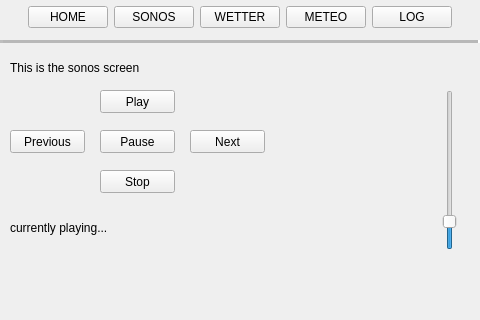
<?xml version="1.0" encoding="UTF-8"?>
<ui version="4.0">
 <class>MainWindow</class>
 <widget class="QMainWindow" name="MainWindow">
  <property name="geometry">
   <rect>
    <x>0</x>
    <y>0</y>
    <width>480</width>
    <height>320</height>
   </rect>
  </property>
  <property name="minimumSize">
   <size>
    <width>480</width>
    <height>320</height>
   </size>
  </property>
  <property name="maximumSize">
   <size>
    <width>480</width>
    <height>320</height>
   </size>
  </property>
  <property name="windowTitle">
   <string>SonosController</string>
  </property>
  <property name="windowOpacity">
   <double>1.000000000000000</double>
  </property>
  <property name="animated">
   <bool>true</bool>
  </property>
  <widget class="QWidget" name="centralwidget">
   <widget class="QWidget" name="verticalLayoutWidget">
    <property name="geometry">
     <rect>
      <x>0</x>
      <y>0</y>
      <width>481</width>
      <height>51</height>
     </rect>
    </property>
    <layout class="QVBoxLayout" name="verticalLayout">
     <item>
      <layout class="QHBoxLayout" name="TopSelectionBar">
       <item>
        <spacer name="horizontalSpacer_2">
         <property name="orientation">
          <enum>Qt::Horizontal</enum>
         </property>
         <property name="sizeHint" stdset="0">
          <size>
           <width>40</width>
           <height>20</height>
          </size>
         </property>
        </spacer>
       </item>
       <item>
        <widget class="QPushButton" name="BT_openHomeScreen">
         <property name="text">
          <string>HOME</string>
         </property>
        </widget>
       </item>
       <item>
        <widget class="QPushButton" name="BT_openSonosScreen">
         <property name="text">
          <string>SONOS</string>
         </property>
        </widget>
       </item>
       <item>
        <widget class="QPushButton" name="BT_openWeatherScreen">
         <property name="text">
          <string>WETTER</string>
         </property>
        </widget>
       </item>
       <item>
        <widget class="QPushButton" name="BT_openMeteoScreen">
         <property name="text">
          <string>METEO</string>
         </property>
        </widget>
       </item>
       <item>
        <widget class="QPushButton" name="BT_openLogScreen">
         <property name="text">
          <string>LOG</string>
         </property>
        </widget>
       </item>
       <item>
        <spacer name="horizontalSpacer">
         <property name="orientation">
          <enum>Qt::Horizontal</enum>
         </property>
         <property name="sizeHint" stdset="0">
          <size>
           <width>40</width>
           <height>20</height>
          </size>
         </property>
        </spacer>
       </item>
      </layout>
     </item>
     <item>
      <widget class="Line" name="LN_boarderLine">
       <property name="enabled">
        <bool>false</bool>
       </property>
       <property name="autoFillBackground">
        <bool>false</bool>
       </property>
       <property name="styleSheet">
        <string notr="true">color: rgb(0, 85, 255)</string>
       </property>
       <property name="frameShadow">
        <enum>QFrame::Sunken</enum>
       </property>
       <property name="lineWidth">
        <number>3</number>
       </property>
       <property name="midLineWidth">
        <number>3</number>
       </property>
       <property name="orientation">
        <enum>Qt::Horizontal</enum>
       </property>
      </widget>
     </item>
    </layout>
   </widget>
   <widget class="QStackedWidget" name="ST_workerStack">
    <property name="geometry">
     <rect>
      <x>0</x>
      <y>50</y>
      <width>481</width>
      <height>271</height>
     </rect>
    </property>
    <property name="currentIndex">
     <number>1</number>
    </property>
    <widget class="QWidget" name="SC_welcomeScreen">
     <widget class="QLabel" name="LB_welcomeText">
      <property name="geometry">
       <rect>
        <x>80</x>
        <y>80</y>
        <width>281</width>
        <height>41</height>
       </rect>
      </property>
      <property name="text">
       <string>Hi and welcome to the Home Automation control interface</string>
      </property>
     </widget>
    </widget>
    <widget class="QWidget" name="SC_sonosScreen">
     <widget class="QLabel" name="LB_sonosScreen">
      <property name="geometry">
       <rect>
        <x>10</x>
        <y>10</y>
        <width>141</width>
        <height>16</height>
       </rect>
      </property>
      <property name="text">
       <string>This is the sonos screen</string>
      </property>
     </widget>
     <widget class="QPushButton" name="BT_sonosPlay">
      <property name="geometry">
       <rect>
        <x>100</x>
        <y>40</y>
        <width>75</width>
        <height>23</height>
       </rect>
      </property>
      <property name="text">
       <string>Play</string>
      </property>
     </widget>
     <widget class="QSlider" name="SL_volume">
      <property name="geometry">
       <rect>
        <x>440</x>
        <y>40</y>
        <width>19</width>
        <height>160</height>
       </rect>
      </property>
      <property name="value">
       <number>14</number>
      </property>
      <property name="orientation">
       <enum>Qt::Vertical</enum>
      </property>
     </widget>
     <widget class="QPushButton" name="BT_pause">
      <property name="geometry">
       <rect>
        <x>100</x>
        <y>80</y>
        <width>75</width>
        <height>23</height>
       </rect>
      </property>
      <property name="text">
       <string>Pause</string>
      </property>
     </widget>
     <widget class="QPushButton" name="BT_stop">
      <property name="geometry">
       <rect>
        <x>100</x>
        <y>120</y>
        <width>75</width>
        <height>23</height>
       </rect>
      </property>
      <property name="text">
       <string>Stop</string>
      </property>
     </widget>
     <widget class="QPushButton" name="BT_skip">
      <property name="geometry">
       <rect>
        <x>190</x>
        <y>80</y>
        <width>75</width>
        <height>23</height>
       </rect>
      </property>
      <property name="text">
       <string>Next</string>
      </property>
     </widget>
     <widget class="QLabel" name="LB_currentlyPlaying">
      <property name="geometry">
       <rect>
        <x>10</x>
        <y>170</y>
        <width>281</width>
        <height>16</height>
       </rect>
      </property>
      <property name="text">
       <string>currently playing...</string>
      </property>
     </widget>
     <widget class="QPushButton" name="BT_previous">
      <property name="geometry">
       <rect>
        <x>10</x>
        <y>80</y>
        <width>75</width>
        <height>23</height>
       </rect>
      </property>
      <property name="text">
       <string>Previous</string>
      </property>
     </widget>
    </widget>
    <widget class="QWidget" name="SC_weatherScreen">
     <widget class="QWidget" name="verticalLayoutWidget_2">
      <property name="geometry">
       <rect>
        <x>0</x>
        <y>0</y>
        <width>481</width>
        <height>221</height>
       </rect>
      </property>
      <layout class="QVBoxLayout" name="verticalLayout_2">
       <item>
        <layout class="QHBoxLayout" name="horizontalLayout">
         <item>
          <spacer name="horizontalSpacer_3">
           <property name="orientation">
            <enum>Qt::Horizontal</enum>
           </property>
           <property name="sizeHint" stdset="0">
            <size>
             <width>40</width>
             <height>20</height>
            </size>
           </property>
          </spacer>
         </item>
         <item>
          <widget class="QLabel" name="LB_weatherScreen">
           <property name="text">
            <string>This is the weather screen</string>
           </property>
          </widget>
         </item>
         <item>
          <spacer name="horizontalSpacer_4">
           <property name="orientation">
            <enum>Qt::Horizontal</enum>
           </property>
           <property name="sizeHint" stdset="0">
            <size>
             <width>40</width>
             <height>20</height>
            </size>
           </property>
          </spacer>
         </item>
        </layout>
       </item>
       <item>
        <layout class="QGridLayout" name="gridLayout">
         <item row="1" column="1">
          <widget class="QLabel" name="LB_oldFreezer">
           <property name="text">
            <string>Temp alter Gefrierschrank</string>
           </property>
          </widget>
         </item>
         <item row="0" column="0">
          <spacer name="horizontalSpacer_5">
           <property name="orientation">
            <enum>Qt::Horizontal</enum>
           </property>
           <property name="sizeType">
            <enum>QSizePolicy::Fixed</enum>
           </property>
           <property name="sizeHint" stdset="0">
            <size>
             <width>20</width>
             <height>20</height>
            </size>
           </property>
          </spacer>
         </item>
         <item row="2" column="1">
          <widget class="QLabel" name="LB_newFreezer">
           <property name="text">
            <string>Temp neuer Gefrierschrank</string>
           </property>
          </widget>
         </item>
         <item row="0" column="1">
          <widget class="QLabel" name="LB_internalTemp">
           <property name="sizePolicy">
            <sizepolicy hsizetype="Preferred" vsizetype="Preferred">
             <horstretch>0</horstretch>
             <verstretch>0</verstretch>
            </sizepolicy>
           </property>
           <property name="text">
            <string>internal Temp</string>
           </property>
          </widget>
         </item>
         <item row="2" column="2">
          <widget class="QLCDNumber" name="LCD_newFreezer">
           <property name="value" stdset="0">
            <double>-16.199999999999999</double>
           </property>
          </widget>
         </item>
         <item row="0" column="2">
          <widget class="QLCDNumber" name="LCD_piTemp">
           <property name="smallDecimalPoint">
            <bool>true</bool>
           </property>
           <property name="intValue" stdset="0">
            <number>40</number>
           </property>
          </widget>
         </item>
         <item row="1" column="2">
          <widget class="QLCDNumber" name="LCD_oldFreezer">
           <property name="value" stdset="0">
            <double>-15.500000000000000</double>
           </property>
          </widget>
         </item>
         <item row="0" column="3">
          <spacer name="horizontalSpacer_6">
           <property name="orientation">
            <enum>Qt::Horizontal</enum>
           </property>
           <property name="sizeType">
            <enum>QSizePolicy::Fixed</enum>
           </property>
           <property name="sizeHint" stdset="0">
            <size>
             <width>20</width>
             <height>20</height>
            </size>
           </property>
          </spacer>
         </item>
        </layout>
       </item>
      </layout>
     </widget>
    </widget>
    <widget class="QWidget" name="SC_log">
     <widget class="QTextEdit" name="TE_Debug">
      <property name="geometry">
       <rect>
        <x>10</x>
        <y>0</y>
        <width>461</width>
        <height>261</height>
       </rect>
      </property>
     </widget>
    </widget>
    <widget class="QWidget" name="SC_danger"/>
   </widget>
  </widget>
 </widget>
 <resources/>
 <connections/>
</ui>
